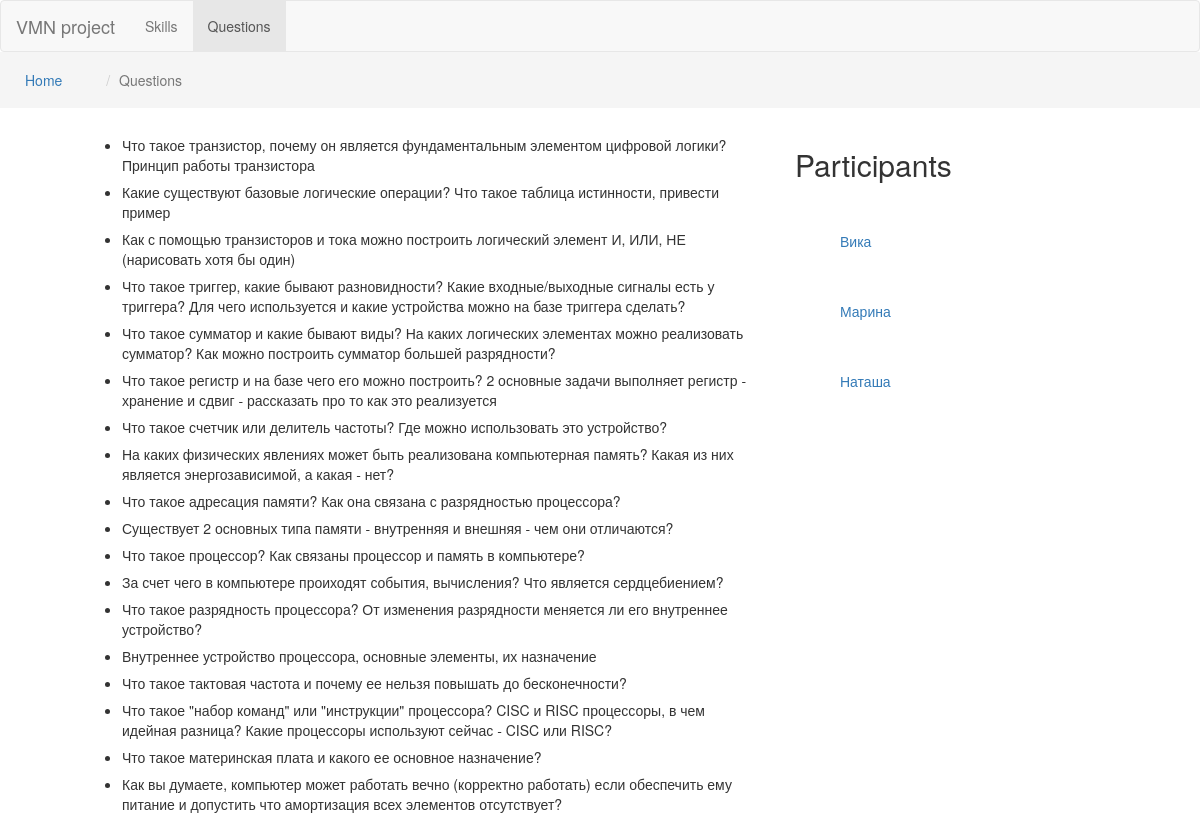
Page /questions on the earlier database version.
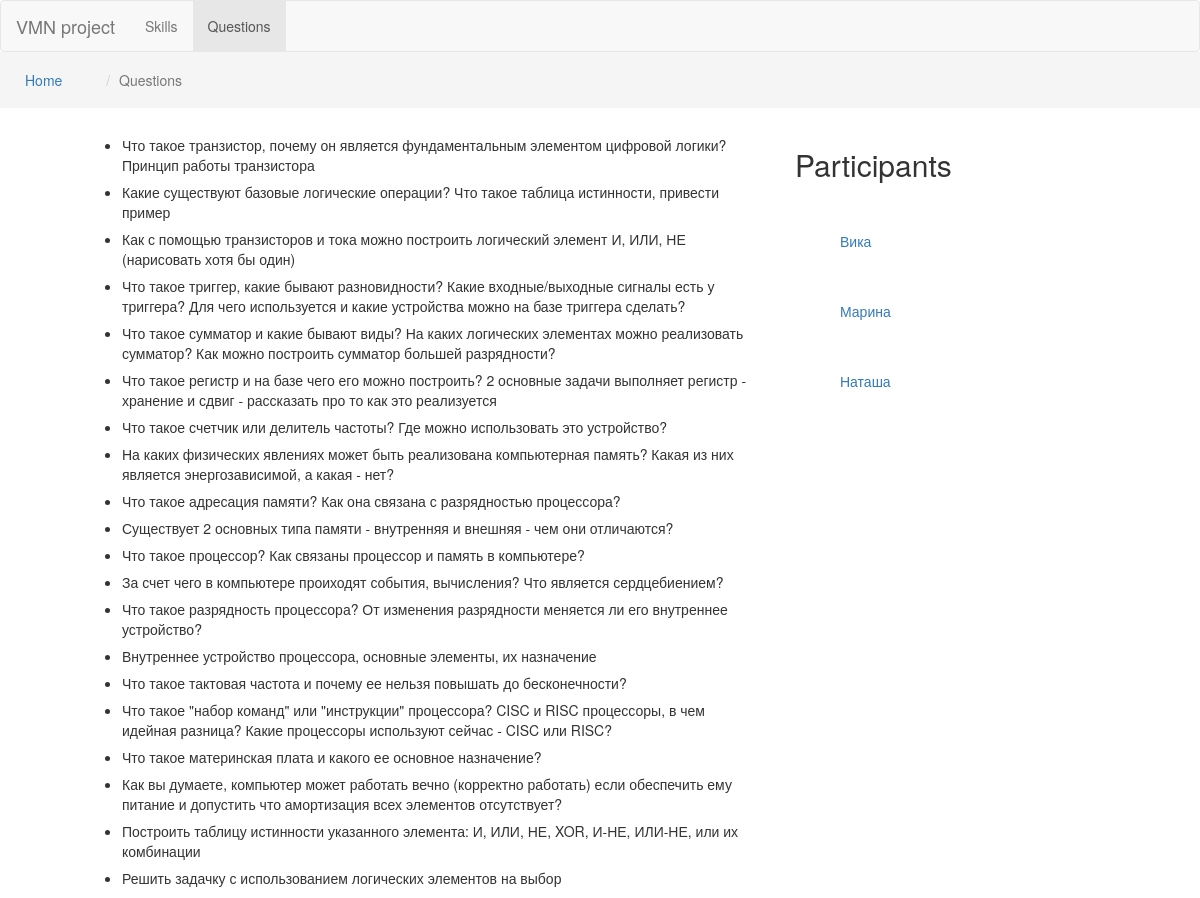
Same page on the later database version.
### students/models.py (models this page shows, shortened)
class Question(models.Model):
    id = models.AutoField(primary_key=True)
    question = models.CharField(max_length=200)
    class Meta:
        db_table = 'question'

### students/views.py (the view)
# urls.py: url(r'^questions', views.questions_page, name='questions_page'),
def questions_page(request):
	output = []
	for q in Question.objects.all():
		output.append(q.question)
	template = loader.get_template('questions.html')
	context = RequestContext(request, {
		'questions': output
	})
	return HttpResponse(template.render(context))

### students/templates/questions.html
{% load staticfiles %}
<html>
<head>
	{% include "head.html" %}
</head>
<body>
{% include "navbar.html" with questions_page="true" %}
<div id="breadcrumbs" class="row">
	<ol class="breadcrumb">
		<li class="breadcrumb-part"><a href="/">Home</a></li>
		<li class="active breadcrumb-part">Questions</li>
	</ol>
</div>
<div class="row centered">
	<div class="col-md-8">
		<ul>
			{% for q in questions %}
			<li class="space-7">
				{{ q }}
			</li>
			{% endfor %}
		</ul>
	</div>
	<div class="col-md-4">
		<h2>Participants</h2>
		<ul id="peoplePills"class="nav nav-pills nav-stacked">
			<li><a id="studentVika" href="#">Вика</a></li>
			<li><a id="studentMarina" href="#">Марина</a></li>
			<li><a id="studentNatasha" href="#">Наташа</a></li>
		</ul>
	</div>
</div>
</body>
</html>

Differences in the rows shown:
added Question: questions "Построить таблицу истинности указанного элемента: И, ИЛИ, НЕ, XOR, И-НЕ, ИЛИ-НЕ, или их комбинации"
added Question: questions "Решить задачку с использованием логических элементов на выбор"
